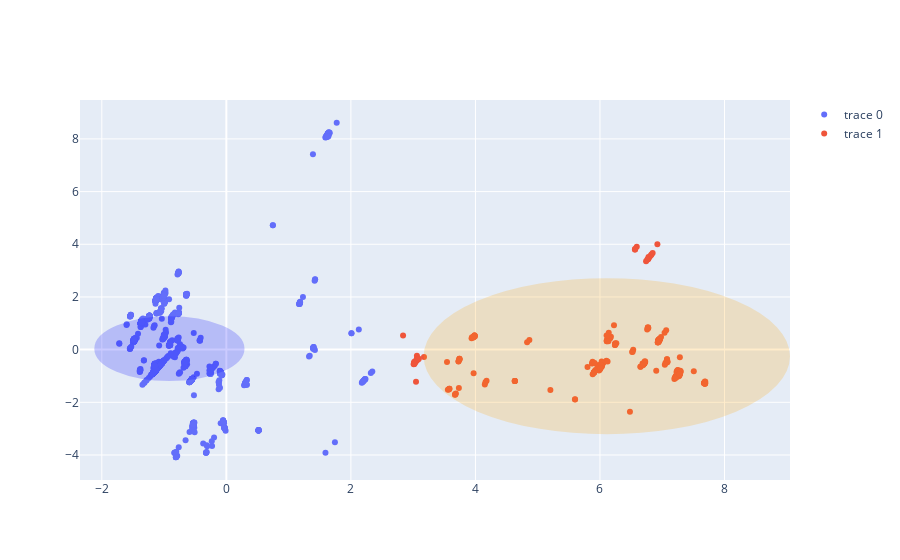

Notebook source saved alongside this figure:
### Code cell
fig = go.Figure()
fig.add_trace(go.Scatter(x=np.array(list(filter(lambda x: x[2] == 0, array)))[:, 0], 
                         y=np.array(list(filter(lambda x: x[2] == 0, array)))[:, 1], 
                         mode='markers'))

fig.add_trace(go.Scatter(x=np.array(list(filter(lambda x: x[2] == 1, array)))[:, 0], 
                         y=np.array(list(filter(lambda x: x[2] == 1, array)))[:, 1], 
                         mode='markers'))

# расчет точек для эллипса
x0, x1, y0, y1 = get_coords_ellipse(array=array, cluster_num=0)
fig.add_shape(type="circle",
    xref="x", yref="y",
    x0=x0, y0=y0,
    x1=x1, y1=y1,
    opacity=0.2,
    fillcolor="blue",
    line_color="blue",
)

# расчет точек для эллипса
x0, x1, y0, y1 = get_coords_ellipse(array=array, cluster_num=1)

fig.add_shape(type="circle",
    xref="x", yref="y",
    x0=x0, y0=y0,
    x1=x1, y1=y1,
    opacity=0.2,
    fillcolor="orange",
    line_color="orange",
)

fig.update_layout(showlegend=True)

fig.show()

### Figure 1 — Plotly figure (JSON) as saved in the notebook; plotly's stock layout.template omitted (floating-point values rounded to 4 significant figures; data arrays with more than 128 entries replaced by an {"elided": "..."} marker saying what was removed)
{"data": [{"mode": "markers", "type": "scatter", "x": {"elided": "2104 float values"}, "y": {"elided": "2104 float values"}}, {"mode": "markers", "type": "scatter", "x": {"elided": "315 float values"}, "y": {"elided": "315 float values"}}], "layout": {"shapes": [{"fillcolor": "blue", "line": {"color": "blue"}, "opacity": 0.2, "type": "circle", "x0": 0.2753, "x1": -2.105, "xref": "x", "y0": 1.228, "y1": -1.152, "yref": "y"}, {"fillcolor": "orange", "line": {"color": "orange"}, "opacity": 0.2, "type": "circle", "x0": 9.035, "x1": 3.185, "xref": "x", "y0": 2.674, "y1": -3.177, "yref": "y"}], "showlegend": true}}
